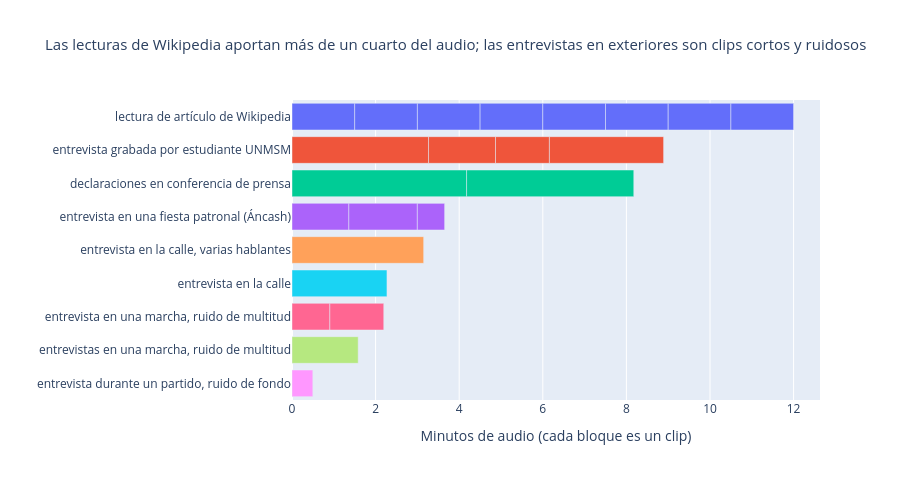

Notebook code for this chart:
### Code cell
orden = clips.groupby("descripcion").duracion_seg.sum().sort_values().index
fig = px.bar(clips.assign(minutos=clips.duracion_seg / 60), x="minutos", y="descripcion", color="descripcion", hover_name="id",
             category_orders={"descripcion": list(orden)[::-1]},
             title="Las lecturas de Wikipedia aportan más de un cuarto del audio; las entrevistas en exteriores son clips cortos y ruidosos",
             labels={"minutos": "Minutos de audio (cada bloque es un clip)", "descripcion": ""})
fig.update_layout(showlegend=False, title_font_size=15, height=480)
fig.show()

### Figure 1 — Plotly figure (JSON) as saved in the notebook; plotly's stock layout.template omitted (floating-point values rounded to 4 significant figures)
{"data": [{"hovertemplate": "<b>%{hovertext}</b><br><br>=%{y}<br>Minutos de audio (cada bloque es un clip)=%{x}<extra></extra>", "hovertext": ["clip_016", "clip_017", "clip_018", "clip_019", "clip_020", "clip_021", "clip_022", "clip_023"], "legendgroup": "lectura de artículo de Wikipedia", "marker": {"color": "#636efa", "pattern": {"shape": ""}}, "name": "lectura de artículo de Wikipedia", "orientation": "h", "showlegend": true, "textposition": "auto", "type": "bar", "x": [1.5, 1.5, 1.5, 1.5, 1.5, 1.5, 1.5, 1.5], "xaxis": "x", "y": ["lectura de artículo de Wikipedia", "lectura de artículo de Wikipedia", "lectura de artículo de Wikipedia", "lectura de artículo de Wikipedia", "lectura de artículo de Wikipedia", "lectura de artículo de Wikipedia", "lectura de artículo de Wikipedia", "lectura de artículo de Wikipedia"], "yaxis": "y"}, {"hovertemplate": "<b>%{hovertext}</b><br><br>=%{y}<br>Minutos de audio (cada bloque es un clip)=%{x}<extra></extra>", "hovertext": ["clip_004", "clip_005", "clip_006", "clip_007"], "legendgroup": "entrevista grabada por estudiante UNMSM", "marker": {"color": "#EF553B", "pattern": {"shape": ""}}, "name": "entrevista grabada por estudiante UNMSM", "orientation": "h", "showlegend": true, "textposition": "auto", "type": "bar", "x": [3.267, 1.602, 1.29, 2.732], "xaxis": "x", "y": ["entrevista grabada por estudiante UNMSM", "entrevista grabada por estudiante UNMSM", "entrevista grabada por estudiante UNMSM", "entrevista grabada por estudiante UNMSM"], "yaxis": "y"}, {"hovertemplate": "<b>%{hovertext}</b><br><br>=%{y}<br>Minutos de audio (cada bloque es un clip)=%{x}<extra></extra>", "hovertext": ["clip_011", "clip_012"], "legendgroup": "declaraciones en conferencia de prensa", "marker": {"color": "#00cc96", "pattern": {"shape": ""}}, "name": "declaraciones en conferencia de prensa", "orientation": "h", "showlegend": true, "textposition": "auto", "type": "bar", "x": [4.177, 4.0], "xaxis": "x", "y": ["declaraciones en conferencia de prensa", "declaraciones en conferencia de prensa"], "yaxis": "y"}, {"hovertemplate": "<b>%{hovertext}</b><br><br>=%{y}<br>Minutos de audio (cada bloque es un clip)=%{x}<extra></extra>", "hovertext": ["clip_013", "clip_014", "clip_015"], "legendgroup": "entrevista en una fiesta patronal (Áncash)", "marker": {"color": "#ab63fa", "pattern": {"shape": ""}}, "name": "entrevista en una fiesta patronal (Áncash)", "orientation": "h", "showlegend": true, "textposition": "auto", "type": "bar", "x": [1.36, 1.638, 0.6533], "xaxis": "x", "y": ["entrevista en una fiesta patronal (Áncash)", "entrevista en una fiesta patronal (Áncash)", "entrevista en una fiesta patronal (Áncash)"], "yaxis": "y"}, {"hovertemplate": "<b>%{hovertext}</b><br><br>=%{y}<br>Minutos de audio (cada bloque es un clip)=%{x}<extra></extra>", "hovertext": ["clip_002"], "legendgroup": "entrevista en la calle, varias hablantes", "marker": {"color": "#FFA15A", "pattern": {"shape": ""}}, "name": "entrevista en la calle, varias hablantes", "orientation": "h", "showlegend": true, "textposition": "auto", "type": "bar", "x": [3.15], "xaxis": "x", "y": ["entrevista en la calle, varias hablantes"], "yaxis": "y"}, {"hovertemplate": "<b>%{hovertext}</b><br><br>=%{y}<br>Minutos de audio (cada bloque es un clip)=%{x}<extra></extra>", "hovertext": ["clip_001"], "legendgroup": "entrevista en la calle", "marker": {"color": "#19d3f3", "pattern": {"shape": ""}}, "name": "entrevista en la calle", "orientation": "h", "showlegend": true, "textposition": "auto", "type": "bar", "x": [2.272], "xaxis": "x", "y": ["entrevista en la calle"], "yaxis": "y"}, {"hovertemplate": "<b>%{hovertext}</b><br><br>=%{y}<br>Minutos de audio (cada bloque es un clip)=%{x}<extra></extra>", "hovertext": ["clip_008", "clip_009"], "legendgroup": "entrevista en una marcha, ruido de multitud", "marker": {"color": "#FF6692", "pattern": {"shape": ""}}, "name": "entrevista en una marcha, ruido de multitud", "orientation": "h", "showlegend": true, "textposition": "auto", "type": "bar", "x": [0.905, 1.29], "xaxis": "x", "y": ["entrevista en una marcha, ruido de multitud", "entrevista en una marcha, ruido de multitud"], "yaxis": "y"}, {"hovertemplate": "<b>%{hovertext}</b><br><br>=%{y}<br>Minutos de audio (cada bloque es un clip)=%{x}<extra></extra>", "hovertext": ["clip_010"], "legendgroup": "entrevistas en una marcha, ruido de multitud", "marker": {"color": "#B6E880", "pattern": {"shape": ""}}, "name": "entrevistas en una marcha, ruido de multitud", "orientation": "h", "showlegend": true, "textposition": "auto", "type": "bar", "x": [1.583], "xaxis": "x", "y": ["entrevistas en una marcha, ruido de multitud"], "yaxis": "y"}, {"hovertemplate": "<b>%{hovertext}</b><br><br>=%{y}<br>Minutos de audio (cada bloque es un clip)=%{x}<extra></extra>", "hovertext": ["clip_003"], "legendgroup": "entrevista durante un partido, ruido de fondo", "marker": {"color": "#FF97FF", "pattern": {"shape": ""}}, "name": "entrevista durante un partido, ruido de fondo", "orientation": "h", "showlegend": true, "textposition": "auto", "type": "bar", "x": [0.4983], "xaxis": "x", "y": ["entrevista durante un partido, ruido de fondo"], "yaxis": "y"}], "layout": {"barmode": "relative", "height": 480, "legend": {"title": {"text": ""}, "tracegroupgap": 0}, "showlegend": false, "title": {"font": {"size": 15}, "text": "Las lecturas de Wikipedia aportan más de un cuarto del audio; las entrevistas en exteriores son clips cortos y ruidosos"}, "xaxis": {"anchor": "y", "domain": [0.0, 1.0], "title": {"text": "Minutos de audio (cada bloque es un clip)"}}, "yaxis": {"anchor": "x", "categoryarray": ["entrevista durante un partido, ruido de fondo", "entrevistas en una marcha, ruido de multitud", "entrevista en una marcha, ruido de multitud", "entrevista en la calle", "entrevista en la calle, varias hablantes", "entrevista en una fiesta patronal (Áncash)", "declaraciones en conferencia de prensa", "entrevista grabada por estudiante UNMSM", "lectura de artículo de Wikipedia"], "categoryorder": "array", "domain": [0.0, 1.0], "title": {"text": ""}}}}
